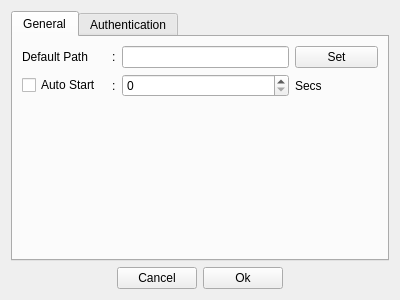
<?xml version="1.0" encoding="UTF-8"?>
<ui version="4.0">
 <class>Setting</class>
 <widget class="QWidget" name="Setting">
  <property name="geometry">
   <rect>
    <x>0</x>
    <y>0</y>
    <width>400</width>
    <height>300</height>
   </rect>
  </property>
  <property name="windowTitle">
   <string>Form</string>
  </property>
  <layout class="QGridLayout" name="gridLayout">
   <item row="1" column="2">
    <widget class="QPushButton" name="pushButtonOk">
     <property name="text">
      <string>Ok</string>
     </property>
    </widget>
   </item>
   <item row="1" column="1">
    <widget class="QPushButton" name="pushButtonCancel">
     <property name="text">
      <string>Cancel</string>
     </property>
    </widget>
   </item>
   <item row="1" column="0">
    <spacer name="horizontalSpacer">
     <property name="orientation">
      <enum>Qt::Horizontal</enum>
     </property>
     <property name="sizeHint" stdset="0">
      <size>
       <width>40</width>
       <height>20</height>
      </size>
     </property>
    </spacer>
   </item>
   <item row="1" column="3">
    <spacer name="horizontalSpacer_2">
     <property name="orientation">
      <enum>Qt::Horizontal</enum>
     </property>
     <property name="sizeHint" stdset="0">
      <size>
       <width>40</width>
       <height>20</height>
      </size>
     </property>
    </spacer>
   </item>
   <item row="0" column="0" colspan="4">
    <widget class="QTabWidget" name="tabWidget">
     <property name="currentIndex">
      <number>0</number>
     </property>
     <widget class="QWidget" name="tab">
      <attribute name="title">
       <string>General</string>
      </attribute>
      <layout class="QGridLayout" name="gridLayout_4" columnstretch="1,0,1,1,1">
       <item row="0" column="4">
        <widget class="QPushButton" name="pushButtonSetDefaultPath">
         <property name="text">
          <string>Set</string>
         </property>
        </widget>
       </item>
       <item row="0" column="0">
        <widget class="QLabel" name="label_4">
         <property name="text">
          <string>Default Path</string>
         </property>
        </widget>
       </item>
       <item row="0" column="2" colspan="2">
        <widget class="QLineEdit" name="lineEditDefaultPath"/>
       </item>
       <item row="1" column="2" colspan="2">
        <widget class="QSpinBox" name="spinBoxSetTimer"/>
       </item>
       <item row="1" column="0">
        <widget class="QCheckBox" name="checkBoxAutoStart">
         <property name="text">
          <string>Auto Start</string>
         </property>
        </widget>
       </item>
       <item row="1" column="1">
        <widget class="QLabel" name="label_5">
         <property name="text">
          <string>:</string>
         </property>
        </widget>
       </item>
       <item row="0" column="1">
        <widget class="QLabel" name="label_6">
         <property name="text">
          <string>:</string>
         </property>
        </widget>
       </item>
       <item row="1" column="4">
        <widget class="QLabel" name="label_7">
         <property name="text">
          <string>Secs</string>
         </property>
        </widget>
       </item>
       <item row="2" column="0" colspan="5">
        <spacer name="verticalSpacer_2">
         <property name="orientation">
          <enum>Qt::Vertical</enum>
         </property>
         <property name="sizeHint" stdset="0">
          <size>
           <width>20</width>
           <height>40</height>
          </size>
         </property>
        </spacer>
       </item>
      </layout>
     </widget>
     <widget class="QWidget" name="tab_2">
      <attribute name="title">
       <string>Authentication</string>
      </attribute>
      <layout class="QGridLayout" name="gridLayout_3">
       <item row="0" column="0">
        <layout class="QGridLayout" name="gridLayout_2">
         <item row="2" column="0">
          <widget class="QLabel" name="label_2">
           <property name="text">
            <string>Re-Password</string>
           </property>
          </widget>
         </item>
         <item row="1" column="1">
          <widget class="QLineEdit" name="lineEdit"/>
         </item>
         <item row="2" column="1">
          <widget class="QLineEdit" name="lineEdit_2"/>
         </item>
         <item row="1" column="0">
          <widget class="QLabel" name="label">
           <property name="text">
            <string>Password</string>
           </property>
          </widget>
         </item>
         <item row="1" column="2">
          <widget class="QPushButton" name="pushButton">
           <property name="text">
            <string>Set</string>
           </property>
          </widget>
         </item>
         <item row="0" column="0" colspan="3">
          <widget class="QLabel" name="label_3">
           <property name="text">
            <string/>
           </property>
          </widget>
         </item>
        </layout>
       </item>
       <item row="1" column="0">
        <spacer name="verticalSpacer">
         <property name="orientation">
          <enum>Qt::Vertical</enum>
         </property>
         <property name="sizeHint" stdset="0">
          <size>
           <width>20</width>
           <height>147</height>
          </size>
         </property>
        </spacer>
       </item>
      </layout>
     </widget>
    </widget>
   </item>
  </layout>
 </widget>
 <resources/>
 <connections/>
</ui>
